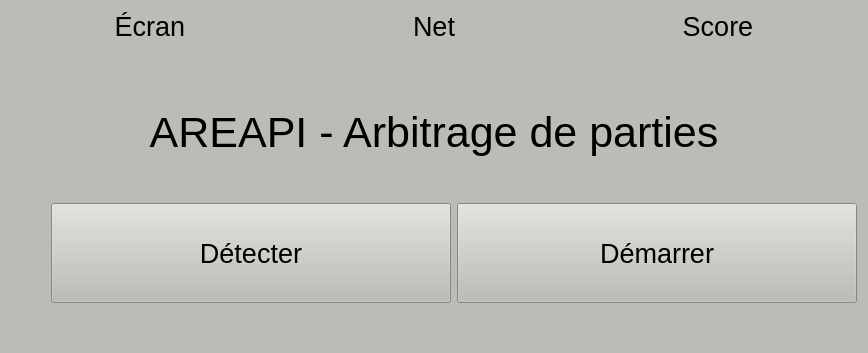
      <widget class="QWidget" name="ecranAccueil">
       <property name="styleSheet">
        <string notr="true">background:rgb(186, 189, 182);</string>
       </property>
       <layout class="QVBoxLayout" name="verticalLayout_5">
        <property name="bottomMargin">
         <number>50</number>
        </property>
        <item>
         <layout class="QHBoxLayout" name="horizontalLayoutModules">
          <property name="rightMargin">
           <number>0</number>
          </property>
          <item>
           <layout class="QVBoxLayout" name="verticalLayoutModuleEcran">
            <property name="bottomMargin">
             <number>0</number>
            </property>
            <item>
             <widget class="QLabel" name="labelNomModuleEcran">
              <property name="font">
               <font>
                <pointsize>20</pointsize>
               </font>
              </property>
              <property name="text">
               <string>Écran</string>
              </property>
              <property name="alignment">
               <set>Qt::AlignCenter</set>
              </property>
             </widget>
            </item>
            <item>
             <widget class="QLabel" name="labelEtatModuleEcran">
              <property name="text">
               <string/>
              </property>
              <property name="alignment">
               <set>Qt::AlignCenter</set>
              </property>
             </widget>
            </item>
            <item>
             <spacer name="verticalSpacer">
              <property name="orientation">
               <enum>Qt::Vertical</enum>
              </property>
              <property name="sizeHint" stdset="0">
               <size>
                <width>20</width>
                <height>40</height>
               </size>
              </property>
             </spacer>
            </item>
           </layout>
          </item>
          <item>
           <layout class="QVBoxLayout" name="verticalLayoutModuleNet">
            <property name="bottomMargin">
             <number>0</number>
            </property>
            <item>
             <widget class="QLabel" name="labelNomModuleNet">
              <property name="font">
               <font>
                <pointsize>20</pointsize>
               </font>
              </property>
              <property name="text">
               <string>Net</string>
              </property>
              <property name="alignment">
               <set>Qt::AlignCenter</set>
              </property>
             </widget>
            </item>
            <item>
             <widget class="QLabel" name="labelEtatModuleNet">
              <property name="sizePolicy">
               <sizepolicy hsizetype="Preferred" vsizetype="Preferred">
                <horstretch>0</horstretch>
                <verstretch>0</verstretch>
               </sizepolicy>
              </property>
              <property name="minimumSize">
               <size>
                <width>0</width>
                <height>0</height>
               </size>
              </property>
              <property name="text">
               <string/>
              </property>
              <property name="alignment">
               <set>Qt::AlignCenter</set>
              </property>
             </widget>
            </item>
            <item>
             <spacer name="verticalSpacer_2">
              <property name="orientation">
               <enum>Qt::Vertical</enum>
              </property>
              <property name="sizeHint" stdset="0">
               <size>
                <width>20</width>
                <height>40</height>
               </size>
              </property>
             </spacer>
            </item>
           </layout>
          </item>
          <item>
           <layout class="QVBoxLayout" name="verticalLayoutModuleScore">
            <property name="bottomMargin">
             <number>0</number>
            </property>
            <item>
             <widget class="QLabel" name="labelNomModuleScore">
              <property name="font">
               <font>
                <pointsize>20</pointsize>
               </font>
              </property>
              <property name="text">
               <string>Score</string>
              </property>
              <property name="alignment">
               <set>Qt::AlignCenter</set>
              </property>
             </widget>
            </item>
            <item>
             <widget class="QLabel" name="labelEtatModuleScore">
              <property name="text">
               <string/>
              </property>
              <property name="alignment">
               <set>Qt::AlignCenter</set>
              </property>
             </widget>
            </item>
            <item>
             <spacer name="verticalSpacer_3">
              <property name="orientation">
               <enum>Qt::Vertical</enum>
              </property>
              <property name="sizeHint" stdset="0">
               <size>
                <width>20</width>
                <height>40</height>
               </size>
              </property>
             </spacer>
            </item>
           </layout>
          </item>
         </layout>
        </item>
        <item>
         <widget class="QLabel" name="labelTitreAccueil">
          <property name="font">
           <font>
            <pointsize>32</pointsize>
           </font>
          </property>
          <property name="text">
           <string>AREAPI - Arbitrage de parties</string>
          </property>
          <property name="alignment">
           <set>Qt::AlignCenter</set>
          </property>
         </widget>
        </item>
        <item>
         <spacer name="verticalSpacer_6">
          <property name="orientation">
           <enum>Qt::Vertical</enum>
          </property>
          <property name="sizeHint" stdset="0">
           <size>
            <width>20</width>
            <height>40</height>
           </size>
          </property>
         </spacer>
        </item>
        <item>
         <layout class="QHBoxLayout" name="horizontalLayoutBoutons">
          <property name="rightMargin">
           <number>0</number>
          </property>
          <property name="bottomMargin">
           <number>0</number>
          </property>
          <item>
           <spacer name="horizontalSpacer_4">
            <property name="orientation">
             <enum>Qt::Horizontal</enum>
            </property>
            <property name="sizeHint" stdset="0">
             <size>
              <width>40</width>
              <height>20</height>
             </size>
            </property>
           </spacer>
          </item>
          <item>
           <widget class="QPushButton" name="pushButtonDetecterModules">
            <property name="sizePolicy">
             <sizepolicy hsizetype="Fixed" vsizetype="Fixed">
              <horstretch>0</horstretch>
              <verstretch>0</verstretch>
             </sizepolicy>
            </property>
            <property name="minimumSize">
             <size>
              <width>400</width>
              <height>100</height>
             </size>
            </property>
            <property name="font">
             <font>
              <pointsize>20</pointsize>
             </font>
            </property>
            <property name="text">
             <string>Détecter</string>
            </property>
           </widget>
          </item>
          <item>
           <widget class="QPushButton" name="pushButtonDemarrer">
            <property name="minimumSize">
             <size>
              <width>400</width>
              <height>100</height>
             </size>
            </property>
            <property name="font">
             <font>
              <pointsize>20</pointsize>
             </font>
            </property>
            <property name="text">
             <string>Démarrer</string>
            </property>
           </widget>
          </item>
         </layout>
        </item>
       </layout>
      </widget>
